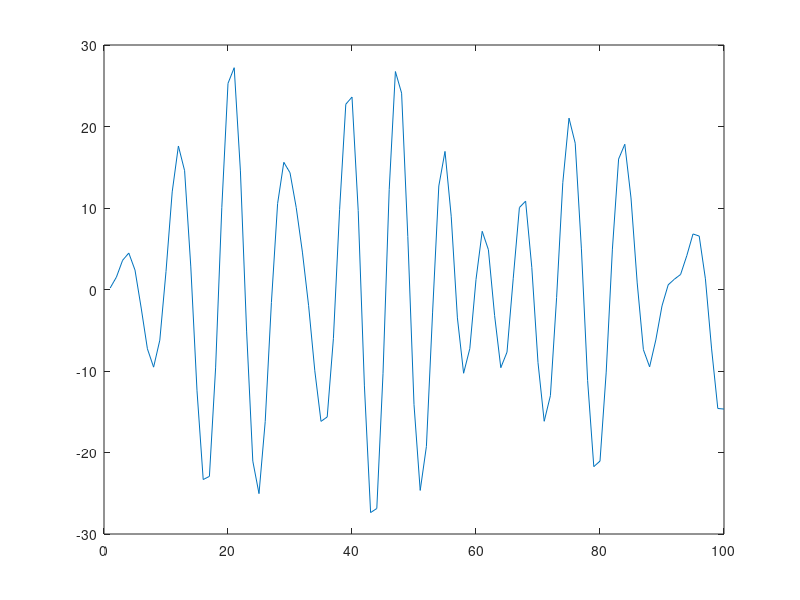

MATLAB code for this plot: (Note: this script raises an error after producing the figure.)
% http://www.mathworks.com/support/solutions/en/data/1-15WF0/?product=ML 
% yin=10+sin([1:100]/10);
% yy=ARIMA111(yin);
% 
function Y = ARIMA111()
A=[1 -2.7607 3.8106 -2.6535 0.9238]; 
%A = [1 -0.7 -0.25];
% AR(4) coefficients
y=filter(1,A,sqrt(0.2)*randn(100,1)); 
% Filter a white noise input to create AR(4) process
[ar_coeffs,nv] =arburg(y,4)
%compare the results in ar_coeffs to the vector A.
plot(y) 

predictions=1;
p=4;
q=0;
%yy = y(1);
y = diff(y);
Spec = garchset('R',p,'M',q,'VarianceModel','Constant');
[EstSpec,EstSE] = garchfit(Spec,y); 
EstSpec
Y = garchsim(EstSpec,50);
%[sigmaForecast,meanForecast] = garchpred(EstSpec,y,predictions);
%pred = cumsum([yy; y; meanForecast])
%pred = pred(end-predictions+1:end);
end
